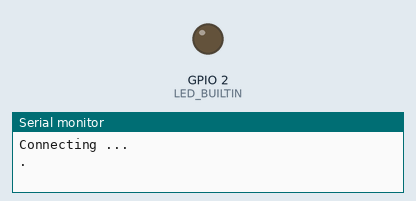
This program was run on a simulated ESP8266 (Wemos D1 mini). Parts: output pins drawn as LEDs (lit = HIGH, except the on-board LED, lit = LOW), the last lines printed to the serial monitor. WiFi joins after 1.5 s; servers stay silent unless stated; uploads are accepted with an empty reply.

Above: at 3.6 s.
At 7.2 s:
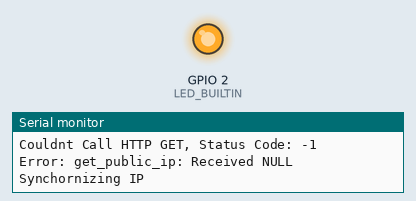
Timing chart, 0 to 9.5 s (numbered marks = the images above):
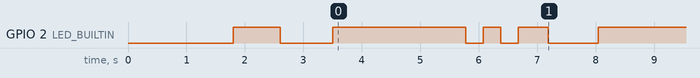

Measured:
- by itself, GPIO 2 (LED_BUILTIN): HIGH → LOW at 2.6 s, → HIGH 0.90 s later, → LOW 2.3 s later, → HIGH 0.30 s later, … (8 changes in this stretch)

The program:

main.cpp
```cpp
#include <ESP8266WiFi.h>
#include <Arduino.h>
#include <ESP8266HTTPClient.h>
#include "rservice.h"
#include <ArduinoJson.h>

typedef struct {
  String ip;
  String name;
  int ttl;
  String type;
} Record;

Record dnsRecord;
String public_ip = "";
String daddy_ip = "";
String daddy_auth = "XX";

const char* ssid = "SASKTEL02B8";
const char* password = "123123123";
bool failed = false;

void wifi_init();
String get_public_ip();
void get_dns_record();
bool synchronize_ip(String public_ip);
StaticJsonDocument<200> json_parse(String val);

void setup() {
  pinMode(LED_BUILTIN, OUTPUT);

  Serial.begin(9600);
  // put your setup code here, to run once:
  delay(1000);
  WiFi.hostname("DynamicDNS_Node");
  Serial.println("Connecting ...");
  wifi_init();

  // slow blinking indicates trying to connect.
  while (!WiFi.isConnected() && !failed){
      Serial.print('.');
      digitalWrite(LED_BUILTIN, LOW);
      delay(800);
      digitalWrite(LED_BUILTIN, HIGH);
      delay(800);
  }

  // 3 fast blinks indicates connected
  int i=3;
  while (i>0){
      digitalWrite(LED_BUILTIN, LOW);
      delay(300);
      digitalWrite(LED_BUILTIN, HIGH);
      i--;
  }
  delay(2000);
  Serial.print("Connected: ");
  Serial.print(ssid);
  Serial.print(" as ");
  Serial.println("DynamicDNS_Node");

  RService::init();
  get_dns_record();
  // 2 fast blinks indicates fetch of dns, can be success, can be false.
  i=2;
  while (i>0){
      digitalWrite(LED_BUILTIN, LOW);
      delay(300);
      digitalWrite(LED_BUILTIN, HIGH);
      delay(300);
      i--;
  }
  Serial.println("Setting high");
}

int interval = 300000;

void loop() {
  if (WiFi.isConnected()){
    public_ip = get_public_ip();

    // LED Stays on whiles its synchronizing.
    if (dnsRecord.ip != public_ip){
      digitalWrite(LED_BUILTIN, LOW);
      bool success = synchronize_ip(public_ip);
      if (success) {
        dnsRecord.ip = public_ip;
        Serial.println("IP Sync Successful!");
      }else{
        Serial.println("IP Sync Failed!");
      }
      delay(500);
      digitalWrite(LED_BUILTIN, HIGH);
    }
  }else{
    Serial.println("Error: WiFi not Connected");
    delay(50000);
    interval = interval - 50000;
  }

  delay(10000);
  interval = interval - 10000;
  if (interval <= 0){
    digitalWrite(LED_BUILTIN, LOW);
    delay(300);
    digitalWrite(LED_BUILTIN, HIGH);
    delay(300);
    interval = 300000;
  }
}


bool synchronize_ip(String public_ip){
  if (public_ip != ""){
    Serial.println("Synchornizing IP");
      String url = "https://api.godaddy.com/v1/domains/mahershi.com/records/A/app/";
      String payload;
      StaticJsonDocument<200> doc;

      doc[0]["data"] = public_ip;
      doc[0]["name"] = dnsRecord.name;
      doc[0]["ttl"] = dnsRecord.ttl;
      doc[0]["type"] = dnsRecord.type;


      serializeJson(doc, payload);
      RService::begin(url);
      RService::add_header("Content-Type", "application/json");
      RService::add_header("Authorization", daddy_auth);
      bool success = RService::put(payload);


      return success;
  }


  return true;
}

void get_dns_record(){
  String url = "https://api.godaddy.com/v1/domains/mahershi.com/records/A/app/";
  RService::begin(url);
  RService::add_header("Authorization", daddy_auth);
  String data = RService::get();

  if (data != "NULL"){
    StaticJsonDocument<200> doc = json_parse(data);
    String ip = doc[0]["data"];
    String name = doc[0]["name"];
    String type = doc[0]["type"];
    int ttl = doc[0]["ttl"];
    dnsRecord.ip = ip;
    dnsRecord.name = name;
    dnsRecord.type = type;
    dnsRecord.ttl = ttl;
    Serial.println("\nDNS Record");
    Serial.println(dnsRecord.ip);
    Serial.println(dnsRecord.name);
    Serial.println(dnsRecord.type);
    Serial.println(dnsRecord.ttl);
    Serial.println();
  }else{
    Serial.println("Error: get_dns_record: Received NULL");
  }


}

String get_public_ip(){
  RService::begin(
    "https://api.seeip.org/jsonip?"
  );
  String data = RService::get();
  if (data != "NULL"){
    StaticJsonDocument<200> doc = json_parse(data);
    String ip = doc["ip"];
    return ip;
  }else{
    Serial.println("Error: get_public_ip: Received NULL");
  }
  return "NULL";

}

StaticJsonDocument<200> json_parse(String val){
  StaticJsonDocument<200> doc;
  try{
    DeserializationError err = deserializeJson(doc, val);
    Serial.print("Deserialization: ");
    Serial.println(err.c_str());
    Serial.println();
    return doc;
  }catch(...){
    Serial.println("DS Error");
  }
  return doc;
}

void wifi_init(){
  failed = false;
  try{
    WiFi.begin(ssid, password);
  }
  catch(char* e){
    failed = true;
    Serial.println("WiFi Exception: ");
    Serial.println(e);
  }
}
```
